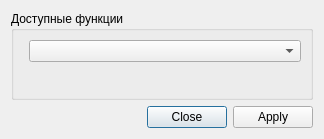
<?xml version="1.0" encoding="UTF-8"?>
<ui version="4.0">
 <class>FeatureAddDialog</class>
 <widget class="QDialog" name="FeatureAddDialog">
  <property name="geometry">
   <rect>
    <x>0</x>
    <y>0</y>
    <width>324</width>
    <height>139</height>
   </rect>
  </property>
  <property name="font">
   <font>
    <family>Liberation Sans</family>
    <pointsize>9</pointsize>
   </font>
  </property>
  <property name="windowTitle">
   <string>Добавить функции</string>
  </property>
  <layout class="QVBoxLayout" name="verticalLayout">
   <item>
    <widget class="QGroupBox" name="groupBox">
     <property name="font">
      <font>
       <family>Liberation Sans</family>
       <pointsize>9</pointsize>
      </font>
     </property>
     <property name="title">
      <string>Доступные функции</string>
     </property>
     <layout class="QFormLayout" name="formLayout">
      <item row="0" column="1">
       <widget class="QComboBox" name="featureSelect">
        <property name="font">
         <font>
          <family>Liberation Sans</family>
          <pointsize>9</pointsize>
         </font>
        </property>
       </widget>
      </item>
     </layout>
    </widget>
   </item>
   <item>
    <widget class="QDialogButtonBox" name="buttonBox">
     <property name="font">
      <font>
       <family>Liberation Sans</family>
       <pointsize>9</pointsize>
      </font>
     </property>
     <property name="orientation">
      <enum>Qt::Horizontal</enum>
     </property>
     <property name="standardButtons">
      <set>QDialogButtonBox::Apply|QDialogButtonBox::Close</set>
     </property>
    </widget>
   </item>
  </layout>
 </widget>
 <tabstops>
  <tabstop>buttonBox</tabstop>
 </tabstops>
 <resources/>
 <connections>
  <connection>
   <sender>buttonBox</sender>
   <signal>accepted()</signal>
   <receiver>FeatureAddDialog</receiver>
   <slot>accept()</slot>
   <hints>
    <hint type="sourcelabel">
     <x>257</x>
     <y>194</y>
    </hint>
    <hint type="destinationlabel">
     <x>157</x>
     <y>203</y>
    </hint>
   </hints>
  </connection>
  <connection>
   <sender>buttonBox</sender>
   <signal>rejected()</signal>
   <receiver>FeatureAddDialog</receiver>
   <slot>reject()</slot>
   <hints>
    <hint type="sourcelabel">
     <x>314</x>
     <y>194</y>
    </hint>
    <hint type="destinationlabel">
     <x>286</x>
     <y>203</y>
    </hint>
   </hints>
  </connection>
 </connections>
</ui>
